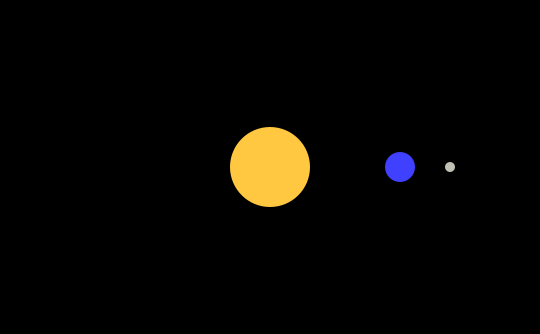
Frame 1 (no input)
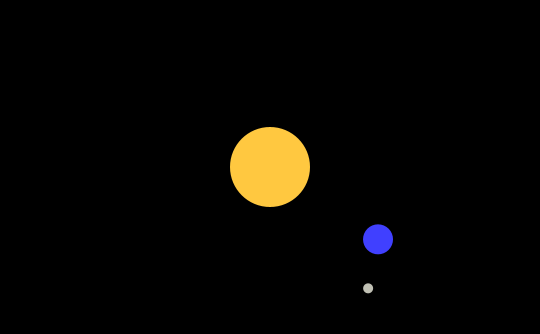
Frame 60 (the mouse pressed at the canvas centre just before this capture)
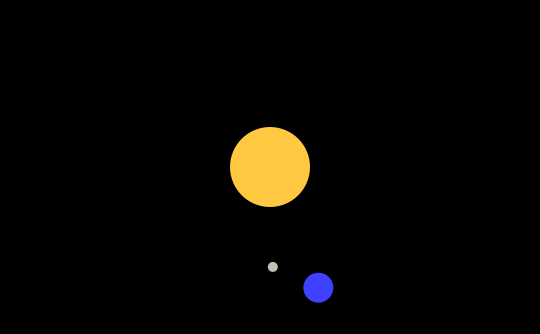
Frame 120 (the mouse held since frame 60 and released just before this capture)

The Processing sketch that drew these frames (run headless with seeded random() and noise(); from frame 60 on, the mouse is pressed at the canvas centre):

// Processing sketch: processing_18163
// ── processing_18163.pde

float SunDiam = 80;

float EarthDiam = 30;
float EarthOrbitRadius = 130;
float EarthAngle = 0;

float MoonDiam = 10;
float MoonOrbitRadius = 50;
float MoonAngle = 0;

void setup(){

  size(540,334);
  smooth();

}

void draw()
{

  background(0,0,0);
  translate(width/2,height/2);
  
  noStroke();
  
  //太陽を描画
  fill(255,200,64);
  ellipse(0,0,SunDiam,SunDiam);
  
  //地球を描画
  rotate(EarthAngle);
  translate(EarthOrbitRadius,0); //地球を中心に持ってくる
  fill(64,64,255);
  ellipse(0,0,EarthDiam,EarthDiam); //原点座標が地球になっている
  
  rotate(MoonAngle);
  translate(MoonOrbitRadius,0);
  
  fill(192,192,180);
  ellipse(0,0,MoonDiam,MoonDiam);
  
  EarthAngle += 0.01;
  MoonAngle += 0.02;
}
